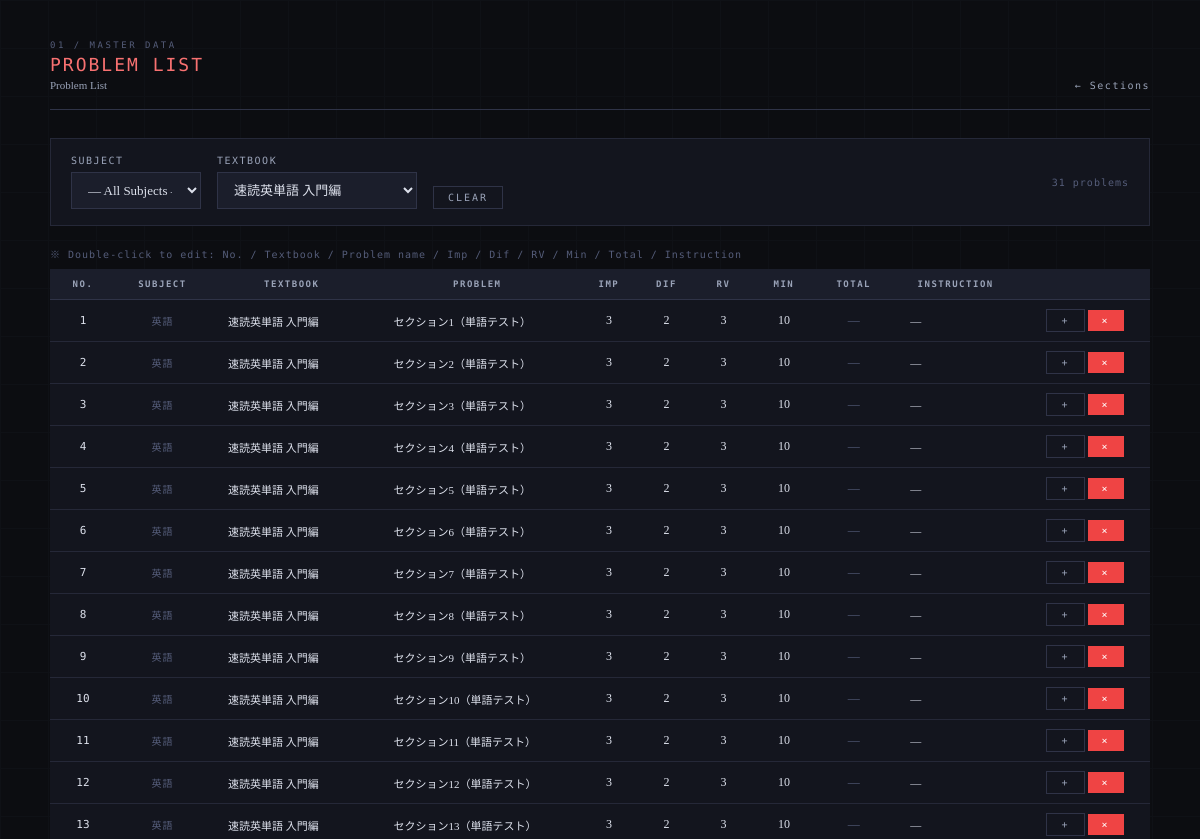
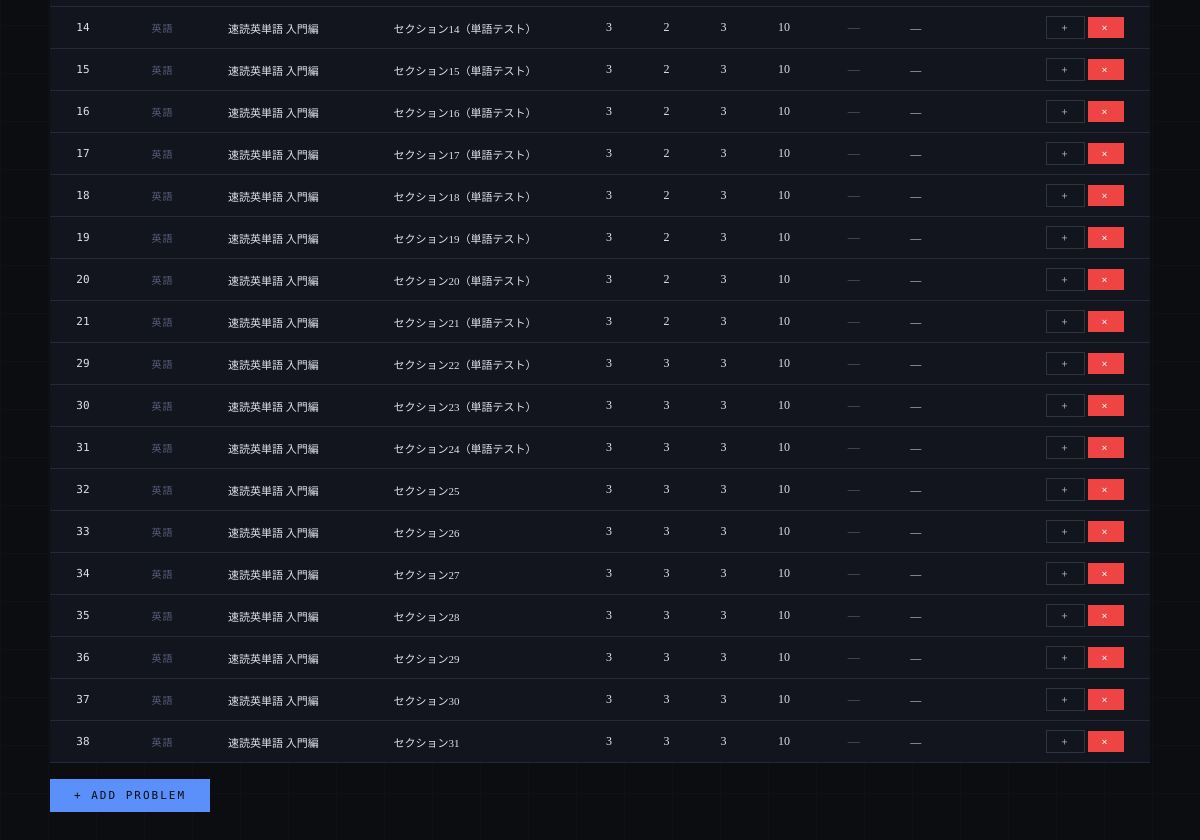
Page /problems/list?textbook_id=20 (signed in) on the earlier database version (2 pictures, top to bottom).
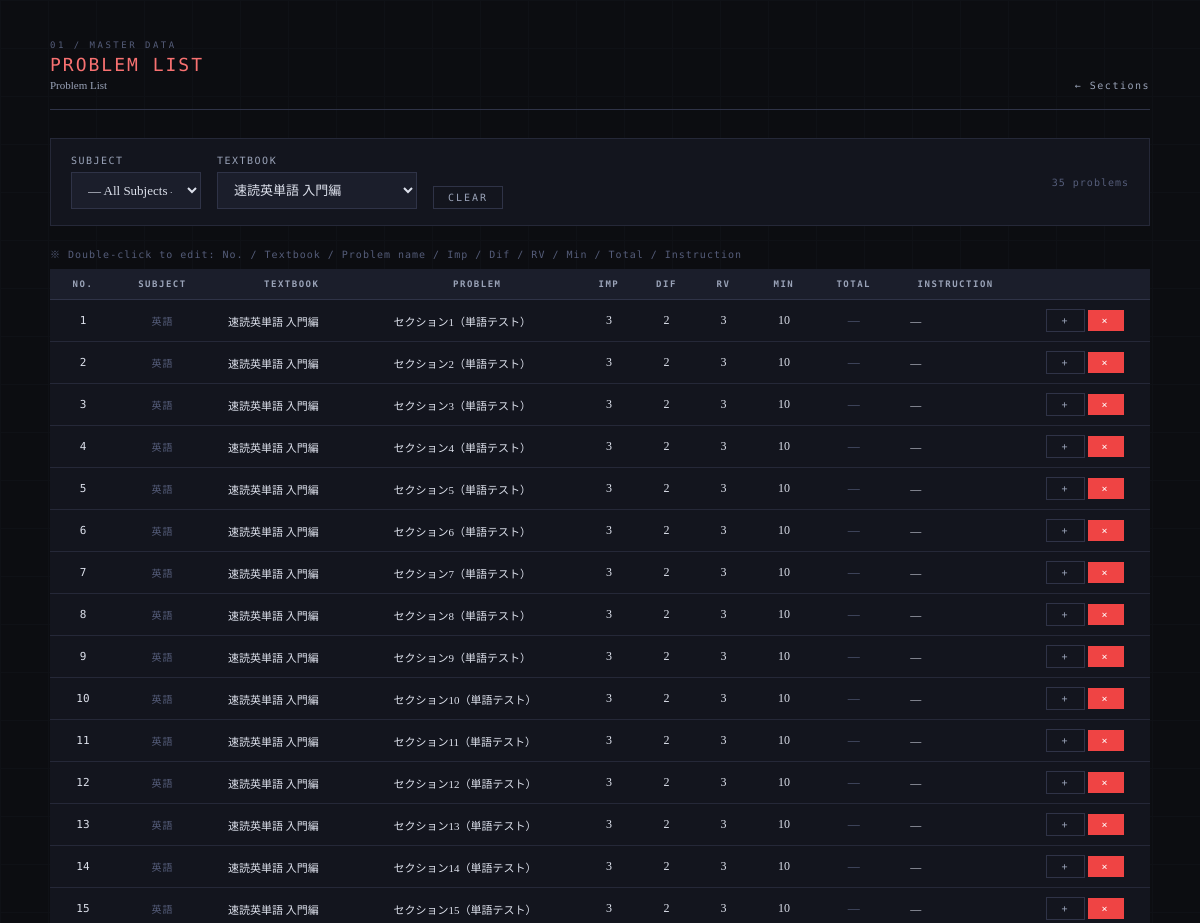
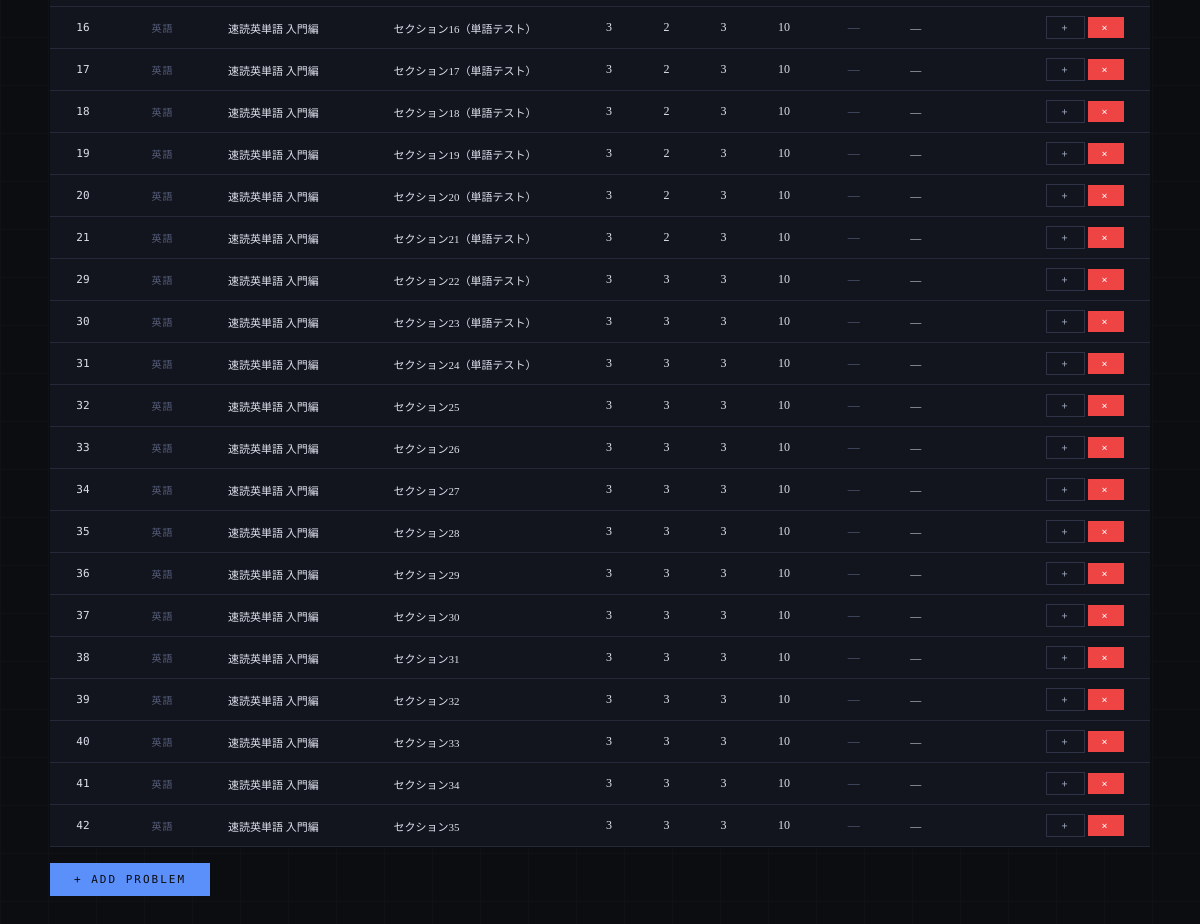
Same page on the later database version (2 pictures, top to bottom).
### tables this page shows
CREATE TABLE problems (
            problem_id INTEGER PRIMARY KEY AUTOINCREMENT,
            subject TEXT NOT NULL,
            textbook TEXT NOT NULL,
            problem_number TEXT NOT NULL,
            importance TEXT NOT NULL,
            type TEXT NOT NULL
        , instruction TEXT, difficulty INTEGER DEFAULT 3, review_value INTEGER DEFAULT 3, estimated_minutes INTEGER DEFAULT 15, textbook_id INTEGER, section_id INTEGER, order_in_textbook INTEGER, total_minutes INTEGER DEFAULT NULL);

### app.py (the view)
@app.route("/problems/list")
def problems_list():
    conn = get_connection()
    c = conn.cursor()
    subject     = request.args.get("subject", "")
    textbook_id = request.args.get("textbook_id", "")
    query = """
        SELECT p.problem_id, p.subject, p.textbook, p.textbook_id,
               p.problem_number, p.importance, p.difficulty, p.review_value,
               p.estimated_minutes, p.total_minutes, p.instruction, p.order_in_textbook
        FROM problems p
        WHERE 1=1
    """
    params = []
    if subject:
        query += " AND p.subject=?"
        params.append(subject)
    if textbook_id:
        query += " AND p.textbook_id=?"
        params.append(textbook_id)
    query += " ORDER BY p.order_in_textbook, p.problem_id"
    c.execute(query, params)
    problems = c.fetchall()
    c.execute("SELECT DISTINCT subject FROM problems ORDER BY subject")
    all_subjects = [r["subject"] for r in c.fetchall()]
    if subject:
        c.execute("""
            SELECT t.textbook_id, t.name, t.subject
            FROM textbooks t
            WHERE t.subject=?
            ORDER BY t.name
        """, (subject,))
    else:
        c.execute("""
            SELECT t.textbook_id, t.name, t.subject
            FROM textbooks t
            ORDER BY t.subject, t.name
        """)
    all_textbooks = c.fetchall()
    c.execute("SELECT * FROM students ORDER BY student_id")
    students_list = c.fetchall()
    conn.close()
    return render_template("problems_list.html",
                           problems=problems,
                           all_subjects=all_subjects,
                           all_textbooks=all_textbooks,
                           selected_subject=subject,
                           selected_textbook=textbook_id,
                           students=students_list)

### app.py (called while the page is built)
@app.before_request
def require_login():
    password = os.environ.get('APP_PASSWORD', '')
    if not password:
        return
    if request.endpoint in ('login', 'logout', 'static', 'api_tool'):
        return
    if not session.get('logged_in'):
        return redirect(url_for('login'))

### database.py (called while the page is built)
def get_connection():
    conn = sqlite3.connect(DB_PATH)
    conn.row_factory = sqlite3.Row
    return conn

### templates/problems_list.html (shortened to what this page needs)
<!DOCTYPE html>
<html lang="ja">
<head>
</head>
<body>
<div class="container">
  <div class="page-header fade-in">
    <div>
      <div class="page-label">01 / Master Data</div>
      <div class="page-title" style="color:#f87171;">Problem List</div>
      <div class="page-title-ja">Problem List</div>
    </div>
    {% if selected_textbook %}
    <a class="page-header-back" href="/textbooks/{{ selected_textbook }}/sections">Sections</a>
    {% else %}
    <a class="page-header-back" href="/">TOP</a>
    {% endif %}
  </div>
  <div class="card fade-in" style="padding:16px 20px;">
    <form method="GET" id="filter-form"
          style="display:flex;gap:16px;align-items:flex-end;flex-wrap:wrap;">
      <div>
        <label>Subject</label>
        <select name="subject" id="filter-subject" style="width:130px;"
                onchange="updateTextbooks(); this.form.submit();">
          <option value="">— All Subjects —</option>
        </select>
      </div>
      <div>
        <label>Textbook</label>
        <select name="textbook_id" id="filter-textbook" style="width:200px;" onchange="this.form.submit();">
          {% for t in all_textbooks %}
          <option value="{{ t.textbook_id }}"
            {% if t.textbook_id|string == selected_textbook %}selected{% endif %}
            data-subject="{{ t.subject }}">
            {{ t.name }}
          </option>
          {% endfor %}
        </select>
      </div>
      {% if selected_subject or selected_textbook %}
      <a href="/problems/list" class="btn btn-ghost btn-sm">Clear</a>
      {% endif %}
      <span class="meta-text" style="margin-left:auto;align-self:center;">
        {{ problems|length }} problems
      </span>
    </form>
  </div>
  <div class="meta-text fade-in" style="margin-bottom:8px;">
    ※ Double-click to edit: No. / Textbook / Problem name / Imp / Dif / RV / Min / Total / Instruction
  </div>
  <div class="fade-in" style="overflow-x:auto;">
  <table class="data-table" id="problem-table">
    <thead>
      <tr>
        <th>No.</th><th>Subject</th><th>Textbook</th><th>Problem</th>
        <th>Imp</th><th>Dif</th><th>RV</th><th>Min</th><th>Total</th>
        <th>Instruction</th><th></th>
      </tr>
    </thead>
    <tbody>
    {% for p in problems %}
    <tr id="prow-{{ p.problem_id }}">
      <td class="editable-cell" data-problem="{{ p.problem_id }}"
        data-field="order_in_textbook">
        <span class="editable" ondblclick="startNumEdit(this, 1, 9999, 1)"
          style="font-family:'DM Mono',monospace;font-size:11px;">
          {{ p.order_in_textbook or '—' }}
        </span>
      </td>
      <td class="meta-text">{{ p.subject }}</td>
      <td class="editable-cell left" data-problem="{{ p.problem_id }}"
        data-field="textbook" style="max-width:140px;position:relative;">
        <span class="editable" ondblclick="startTextbookEdit(this)"
          style="font-size:11px;display:block;overflow:hidden;
            text-overflow:ellipsis;white-space:nowrap;max-width:140px;">
          {{ p.textbook }}
        </span>
      </td>
      <td class="editable-cell left" data-problem="{{ p.problem_id }}" data-field="problem_number"
        style="max-width:160px;">
        <span class="editable" ondblclick="startTextLineEdit(this)"
          style="font-size:11px;display:block;overflow:hidden;text-overflow:ellipsis;white-space:nowrap;max-width:160px;">
          {{ p.problem_number }}
        </span>
      </td>
      <td class="editable-cell" data-problem="{{ p.problem_id }}" data-field="importance">
        <span class="editable" ondblclick="startNumEdit(this)">{{ p.importance }}</span>
      </td>
      <td class="editable-cell" data-problem="{{ p.problem_id }}" data-field="difficulty">
        <span class="editable" ondblclick="startNumEdit(this)">{{ p.difficulty }}</span>
      </td>
      <td class="editable-cell" data-problem="{{ p.problem_id }}" data-field="review_value">
        <span class="editable" ondblclick="startNumEdit(this)">{{ p.review_value }}</span>
      </td>
      <td class="editable-cell" data-problem="{{ p.problem_id }}" data-field="estimated_minutes">
        <span class="editable" ondblclick="startNumEdit(this, 5, 120, 5)">{{ p.estimated_minutes }}</span>
      </td>
      <td class="editable-cell" data-problem="{{ p.problem_id }}" data-field="total_minutes"><span class="editable" ondblclick="startNumEdit(this, 5, 999, 5)" style="color:var(--text-dim);">{{ p.total_minutes if p.total_minutes else '—' }}</span></td>
      <td class="editable-cell left" data-problem="{{ p.problem_id }}" data-field="instruction"
        style="max-width:180px;">
        <span class="editable" ondblclick="startTextEdit(this)"
          style="font-size:11px;display:block;overflow:hidden;text-overflow:ellipsis;white-space:nowrap;max-width:180px;">
          {{ p.instruction or '—' }}
        </span>
      </td>
      <td>
        <button class="btn btn-ghost btn-sm"
          onclick="showAddAssignment({{ p.problem_id }})"
          title="Add to assignments">+</button>
        <button class="btn btn-danger btn-sm"
          onclick="deleteProblem({{ p.problem_id }}, this)">×</button>
      </td>
    </tr>
    {% endfor %}
    </tbody>
  </table>
  </div>
  <div style="margin-top:16px;">
    <a href="/problems" class="btn btn-primary">+ Add Problem</a>
  </div>
</div>
</body>
</html>

### templates/problems_list.html (style rules this page uses)
:root { --bg:#0c0d11; --surface:#13151e; --surface2:#1b1e2b; --surface3:#222536; --border:#252838; --border-light:#2f3347; --text:#dde1ec; --text-muted:#9aa3b8; --text-dim:#555d7a; --blue:#5b8ff9; --green:#3ecf8e; --amber:#f5a623; --rose:#f06292; --red:#ef4444; --blue-bg:rgba(91,143,249,0.10); --green-bg:rgba(62,207,142,0.10); --amber-bg:rgba(245,166,35,0.10); --rose-bg:rgba(240,98,146,0.10); }
*, *::before, *::after { margin:0; padding:0; box-sizing:border-box; }
body { font-family:'Noto Serif JP',serif; background:var(--bg); color:var(--text); min-height:100vh; padding:40px 32px 80px; -webkit-font-smoothing:antialiased; }
body::after { content:''; position:fixed; inset:0; background-image: linear-gradient(var(--border) 1px,transparent 1px), linear-gradient(90deg,var(--border) 1px,transparent 1px); background-size:48px 48px; opacity:0.15; pointer-events:none; z-index:0; }
.container { max-width:1100px; margin:0 auto; position:relative; z-index:1; }
.page-header { display:flex; align-items:flex-end; justify-content:space-between; margin-bottom:28px; padding-bottom:18px; border-bottom:1px solid var(--border-light); }
.page-label { font-family:'DM Mono',monospace; font-size:9px; letter-spacing:2.5px; text-transform:uppercase; color:var(--text-dim); margin-bottom:4px; }
.page-title { font-family:'DM Mono',monospace; font-weight:500; font-size:18px; letter-spacing:2px; text-transform:uppercase; }
.page-title-ja { font-family:'Noto Serif JP',serif; font-weight:300; font-size:11px; color:var(--text-muted); margin-top:4px; }
.page-header-back { font-family:'DM Mono',monospace; font-size:10px; color:var(--text-muted); letter-spacing:1.5px; text-decoration:none; transition:color 0.15s; }
.page-header-back::before { content:'← '; }
.card { background:var(--surface); border:1px solid var(--border); padding:24px 28px; margin-bottom:20px; }
label { display:block; font-family:'DM Mono',monospace; font-size:10px; letter-spacing:1.5px; text-transform:uppercase; color:var(--text-muted); margin-bottom:6px; margin-top:16px; }
label:first-child { margin-top:0; }
input[type="text"], input[type="date"], input[type="number"], select, textarea { width:100%; padding:9px 12px; background:var(--surface2); border:1px solid var(--border-light); color:var(--text); font-family:'Noto Serif JP',serif; font-size:13px; outline:none; transition:border-color 0.15s; }
select option { background:var(--surface2); }
.btn { font-family:'DM Mono',monospace; font-size:11px; letter-spacing:2px; text-transform:uppercase; padding:10px 24px; border:none; cursor:pointer; transition:all 0.15s; display:inline-flex; align-items:center; gap:8px; }
.btn-primary { background:var(--blue); color:#0c0d11; }
.btn-danger { background:var(--red); color:white; }
.btn-ghost { background:transparent; color:var(--text-muted); border:1px solid var(--border-light); }
.btn-sm { padding:5px 14px; font-size:10px; }
.data-table { width:100%; border-collapse:collapse; background:var(--surface); font-size:12px; }
.data-table th { background:var(--surface2); color:var(--text-muted); font-family:'DM Mono',monospace; font-size:9px; letter-spacing:1.5px; text-transform:uppercase; padding:10px 12px; text-align:center; border-bottom:1px solid var(--border-light); white-space:nowrap; }
.data-table td { padding:9px 12px; border-bottom:1px solid var(--border); text-align:center; vertical-align:middle; }
.data-table td.left { text-align:left; font-family:'Noto Serif JP',serif; }
.meta-text { font-family:'DM Mono',monospace; font-size:10px; color:var(--text-dim); letter-spacing:1px; }
.fade-in { animation:fadeIn 0.3s ease both; }
a { color:var(--blue); text-decoration:none; }
.editable { cursor:pointer; padding:2px 6px; border-radius:2px; border:1px dashed transparent; transition:border-color 0.12s, background 0.12s; }

Differences in the rows shown:
added problems: order_in_textbook "39", subject "英語", textbook "速読英単語 入門編", problem_number "セクション32", importance "3", difficulty "3", review_value "3", estimated_minutes "10", total_minutes "—", instruction "—"
added problems: order_in_textbook "40", subject "英語", textbook "速読英単語 入門編", problem_number "セクション33", importance "3", difficulty "3", review_value "3", estimated_minutes "10", total_minutes "—", instruction "—"
added problems: order_in_textbook "41", subject "英語", textbook "速読英単語 入門編", problem_number "セクション34", importance "3", difficulty "3", review_value "3", estimated_minutes "10", total_minutes "—", instruction "—"
added problems: order_in_textbook "42", subject "英語", textbook "速読英単語 入門編", problem_number "セクション35", importance "3", difficulty "3", review_value "3", estimated_minutes "10", total_minutes "—", instruction "—"
Other differences:
{{ problems|length }}: "31" → "35"
